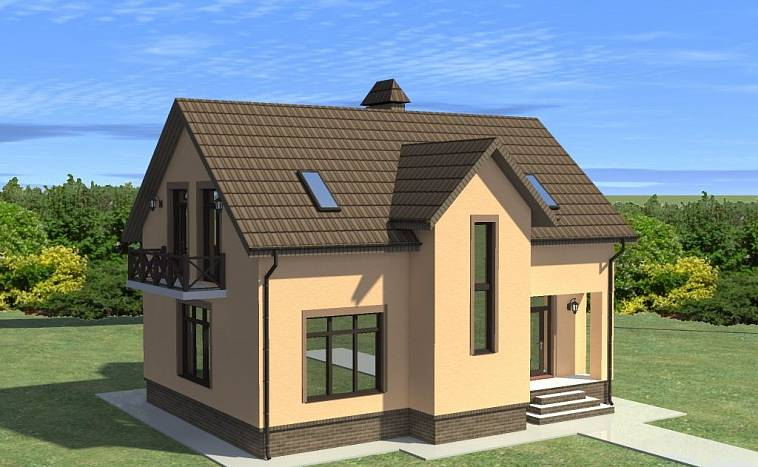
#> input picture task15/house.jpg, 758 x 467 px
$ python task15.py
#> lines starting #> are read from the running program, lines starting #| are printed output that depends on the picture; after the words box and inside, x2 and y2 are one past the last pixel; in counts of white or black regions, pixels touching at a corner belong together
import cv2 as cv
import numpy as np
from matplotlib import pyplot as plt

"""
Использовать детектор углов Харриса и детектор особых точек Ши-Томаси, исследовать влияние преобразований изображений
(аффинные и перспективные преобразования, изменение яркости, контраста), а также параметров алгоритмов на результаты
обнаружения локальных особенностей
"""


# Corner detection

def cornerHarris(img, val):
    src_gray = cv.cvtColor(img, cv.COLOR_BGR2GRAY)
    src_gray = cv.blur(src_gray, (5, 5))
    thresh = val
    # Detector parameters
    blockSize = 2
    apertureSize = 3
    k = 0.05

    # Detecting corners
    dst = cv.cornerHarris(src_gray, blockSize, apertureSize, k)

    # Normalizing
    dst = cv.dilate(dst, None)
    # Threshold for an optimal value, it may vary depending on the image.
    img[dst > 0.01 * dst.max()] = [0, 0, 255]

    return img


def Shi_Tomasi(img, val):
    gray = cv.cvtColor(img, cv.COLOR_BGR2GRAY)
    corners = cv.goodFeaturesToTrack(gray, val, 0.01, 15)
    corners = np.int0(corners)
    for i in corners:
        x, y = i.ravel()
        cv.circle(img, (x, y), 2, (255, 0, 0), -1)
    return img


src1 = cv.imread("house.jpg")
#> src1 is the input picture: shape (467, 758, 3); mean B, G, R 137.5, 138, 125.3
src2 = cv.imread("room.jpg")
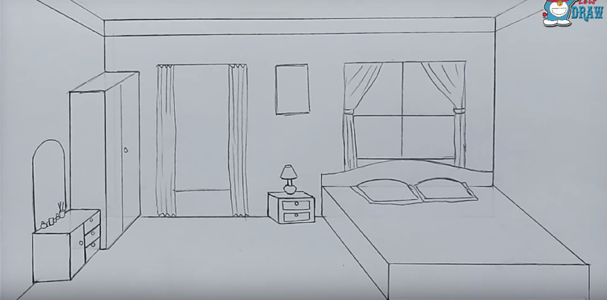
#> input picture task15/room.jpg, 607 x 300 px
#> src2 is the input picture: shape (300, 607, 3); mean B, G, R 186.6, 179.5, 174

max_thresh = 255
thresh = 220  # initial threshold

cv.imwrite("corners_orig1.jpg", cornerHarris(src1.copy(), thresh))
#> in cornerHarris, `img[dst > 0.01 * dst.max()] = [0, 0, 255]`: img: shape (467, 758, 3); 2.59% of pixels changed, all inside (x1, y1, x2, y2) = (0, 80, 755, 467)
cv.imwrite("corners_orig2.jpg", cornerHarris(src2.copy(), thresh))
#> in cornerHarris (call 2), `img[dst > 0.01 * dst.max()] = [0, 0, 255]`: img: shape (300, 607, 3); 3.45% of pixels changed, all inside (x1, y1, x2, y2) = (31, 0, 603, 300)

cv.imwrite("shi_orig1.jpg", Shi_Tomasi(src1.copy(), 100))
#> in Shi_Tomasi, `corners = cv.goodFeaturesToTrack(gray, val, 0.01, 15)`: corners = 100 rows, first 8: [612, 404], [530, 391], [574, 305], [703, 194], [586, 396], [67, 180], [587, 293], [85, 255]
#> the loop in Shi_Tomasi, `for i in corners:` made 100 passes
#> (x, y) on passes 1 to 12: (612, 404), (530, 391), (574, 305), (703, 194), (586, 396), (67, 180), (587, 293), (85, 255), (606, 379), (716, 266), (704, 284), (435, 414)
#> after the loop in Shi_Tomasi, `for i in corners:`: img: shape (467, 758, 3); 0.37% of pixels changed, all inside (x1, y1, x2, y2) = (0, 78, 751, 462)
cv.imwrite("shi_orig2.jpg", Shi_Tomasi(src2.copy(), 60))
#> in Shi_Tomasi (call 2), `corners = cv.goodFeaturesToTrack(gray, val, 0.01, 15)`: corners = 60 rows, first 8: [291, 179], [69, 233], [35, 280], [69, 92], [104, 20], [268, 192], [86, 245], [315, 216]
#> the loop in Shi_Tomasi (call 2), `for i in corners:` made 60 passes
#> (x, y) on passes 1 to 12: (291, 179), (69, 233), (35, 280), (69, 92), (104, 20), (268, 192), (86, 245), (315, 216), (104, 91), (545, 21), (51, 224), (243, 214)
#> after the loop in Shi_Tomasi (call 2), `for i in corners:`: img: shape (300, 607, 3); 0.43% of pixels changed, all inside (x1, y1, x2, y2) = (33, 0, 605, 283)

plt.show()

# Transformation Affine

srcTri = np.array([[0, 0], [src1.shape[1] - 1, 0], [0, src1.shape[0] - 1]]).astype(np.float32)
#> srcTri = [[0, 0], [757, 0], [0, 466]]
dstTri = np.array([[0, src1.shape[1] * 0.1], [src1.shape[1] * 0.85, src1.shape[0] * 0.25],
                   [src1.shape[1] * 0.15, src1.shape[0] * 0.7]]).astype(np.float32)
warp_mat = cv.getAffineTransform(srcTri, dstTri)
#> warp_mat = [[0.851, 0.244, 0], [0.0541, 0.539, 75.8]]
warp_dst = cv.warpAffine(src1, warp_mat, (src1.shape[1], src1.shape[0]))

srcTri2 = np.array([[0, 0], [src2.shape[1] - 1, 0], [0, src2.shape[0] - 1]]).astype(np.float32)
#> srcTri2 = [[0, 0], [606, 0], [0, 299]]
dstTri2 = np.array([[0, src2.shape[1] * 0.1], [src2.shape[1] * 0.85, src2.shape[0] * 0.25],
                    [src2.shape[1] * 0.15, src2.shape[0] * 0.7]]).astype(np.float32)
#> dstTri2 = [[0, 60.7], [516, 75], [91.05, 210]]
warp_mat2 = cv.getAffineTransform(srcTri2, dstTri2)
#> warp_mat2 = [[0.851, 0.305, 0], [0.0236, 0.499, 60.7]]
warp_dst2 = cv.warpAffine(src2, warp_mat2, (src2.shape[1], src2.shape[0]))
prespect_dst2 = cv.warpAffine(src1, warp_mat, (src1.shape[1], src1.shape[0]))

cv.imwrite("corners_wrap1.jpg", cornerHarris(warp_dst.copy(), thresh))
#> in cornerHarris (call 3), `img[dst > 0.01 * dst.max()] = [0, 0, 255]`: img: shape (467, 758, 3); mean B, G, R 60.5, 60.4, 57.1
cv.imwrite("corners_wrap2.jpg", cornerHarris(warp_dst2.copy(), thresh))
#> in cornerHarris (call 4), `img[dst > 0.01 * dst.max()] = [0, 0, 255]`: img: shape (300, 607, 3); mean B, G, R 77.6, 74.7, 73

cv.imwrite("shi_wrap1.jpg", Shi_Tomasi(warp_dst.copy(), 100))
#> call 3 of Shi_Tomasi, with val = 100
#> in Shi_Tomasi (call 3), `corners = cv.goodFeaturesToTrack(gray, val, 0.01, 15)`: corners = 100 rows, first 8: [571, 266], [608, 312], [327, 320], [547, 316], [333, 151], [551, 335], [525, 265], [581, 253]
#> the loop in Shi_Tomasi (call 3), `for i in corners:` made 100 passes
#> (x, y) on passes 1 to 12: (571, 266), (608, 312), (327, 320), (547, 316), (333, 151), (551, 335), (525, 265), (581, 253), (108, 177), (73, 235), (298, 241), (173, 139)
#> after the loop in Shi_Tomasi (call 3), `for i in corners:`:
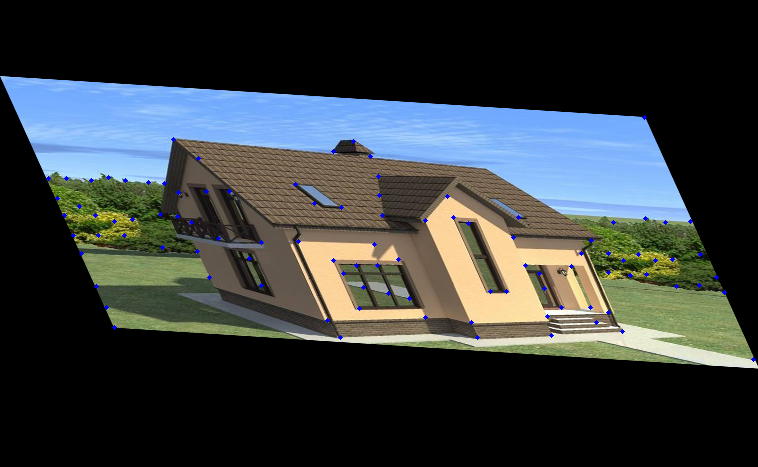
#> img: shape (467, 758, 3); mean B, G, R 61.9, 61.1, 55.4
cv.imwrite("shi_wrap2.jpg", Shi_Tomasi(warp_dst2.copy(), 60))
#> call 4 of Shi_Tomasi, with val = 60
#> in Shi_Tomasi (call 4), `corners = cv.goodFeaturesToTrack(gray, val, 0.01, 15)`: corners = 60 rows, first 8: [2, 62], [288, 164], [516, 75], [466, 80], [144, 180], [87, 108], [145, 199], [334, 178]
#> the loop in Shi_Tomasi (call 4), `for i in corners:` made 60 passes
#> (x, y) on passes 1 to 12: (2, 62), (288, 164), (516, 75), (466, 80), (144, 180), (87, 108), (145, 199), (334, 178), (91, 210), (160, 187), (473, 163), (255, 100)
#> after the loop in Shi_Tomasi (call 4), `for i in corners:`:
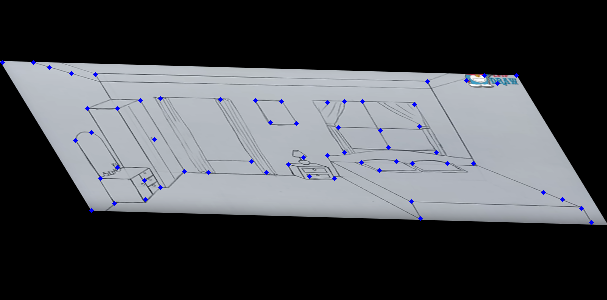
#> img: shape (300, 607, 3); mean B, G, R 78.4, 74.4, 72.1

# Transformation Perspective

dst1 = np.array([
    [0, 0],
    [src1.shape[1], 0],
    [src1.shape[1] - 100, src1.shape[0] - 10],
    [60, src1.shape[0] - 100]], dtype="float32")

src_p1 = np.array([
    [0, 0],
    [src1.shape[1], 0],
    [src1.shape[1], src1.shape[0]],
    [0, src1.shape[0]]], dtype="float32")

dst2 = np.array([
    [0, 0],
    [src2.shape[1], 0],
    [src2.shape[1] - 100, src2.shape[0] - 10],
    [60, src2.shape[0] - 100]], dtype="float32")

src_p2 = np.array([
    [0, 0],
    [src2.shape[1], 0],
    [src2.shape[1], src2.shape[0]],
    [0, src2.shape[0]]], dtype="float32")

M1 = cv.getPerspectiveTransform(src_p1, dst1)
#> M1 = [[0.758, 0.158, 0], [0, 0.964, 0], [-0.000319, 0.000486, 1]]
perspective1 = cv.warpPerspective(src1, M1, (src1.shape[1], src1.shape[0]))

M2 = cv.getPerspectiveTransform(src_p2, dst2)
#> M2 = [[0.606, 0.254, 0], [0, 0.847, 0], [-0.000649, 0.000899, 1]]
perspective2 = cv.warpPerspective(src2, M2, (src2.shape[1], src2.shape[0]))

cv.imwrite("corners_perspect1.jpg", cornerHarris(perspective1.copy(), thresh))
#> in cornerHarris (call 5), `src_gray = cv.blur(src_gray, (5, 5))`:
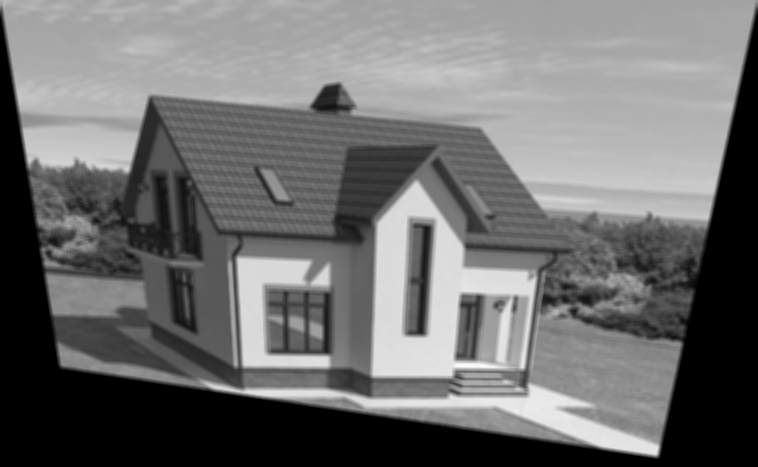
#> src_gray: shape (467, 758); min 0, max 252, mean 110.3
#> in cornerHarris (call 5), `img[dst > 0.01 * dst.max()] = [0, 0, 255]`: img: shape (467, 758, 3); mean B, G, R 118.4, 112, 102.2
cv.imwrite("corners_perspect2.jpg", cornerHarris(perspective2.copy(), thresh))
#> in cornerHarris (call 6), `dst = cv.cornerHarris(src_gray, blockSize, apertureSize, k)`:
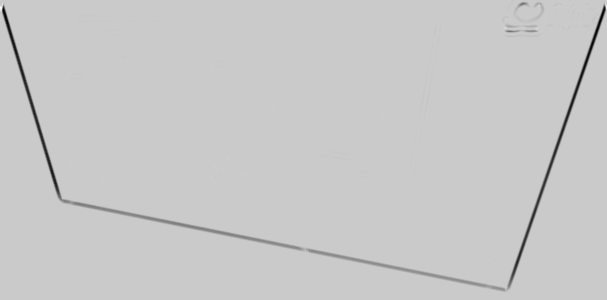
#> dst: shape (300, 607) float32; min -0.000453, max 0.000116, mean -4.56e-06; drawn with min black and max white
#> in cornerHarris (call 6), `img[dst > 0.01 * dst.max()] = [0, 0, 255]`: img: shape (300, 607, 3); mean B, G, R 132.3, 127.3, 125.6

cv.imwrite("shi_perspect1.jpg", Shi_Tomasi(perspective1.copy(), 100))
#> in Shi_Tomasi (call 5), `corners = cv.goodFeaturesToTrack(gray, val, 0.01, 15)`: corners = 100 rows, first 8: [657, 456], [527, 389], [454, 369], [236, 366], [648, 215], [524, 369], [514, 296], [83, 162]
#> the loop in Shi_Tomasi (call 5), `for i in corners:` made 100 passes
#> (x, y) on passes 1 to 12: (657, 456), (527, 389), (454, 369), (236, 366), (648, 215), (524, 369), (514, 296), (83, 162), (413, 225), (500, 305), (461, 294), (242, 388)
#> after the loop in Shi_Tomasi (call 5), `for i in corners:`:
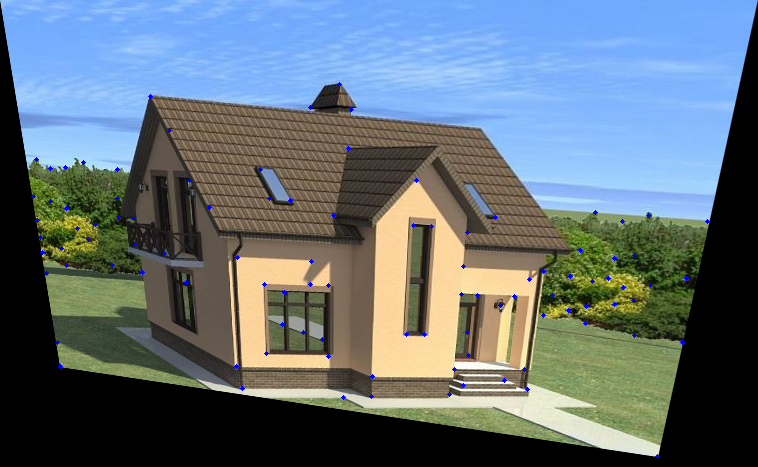
#> img: shape (467, 758, 3); mean B, G, R 120.3, 113.3, 99.8
cv.imwrite("shi_perspect2.jpg", Shi_Tomasi(perspective2.copy(), 60))
#> in Shi_Tomasi (call 6), `corners = cv.goodFeaturesToTrack(gray, val, 0.01, 15)`: corners = 60 rows, first 8: [63, 75], [506, 289], [538, 28], [67, 166], [225, 159], [212, 179], [72, 18], [87, 169]
#> the loop in Shi_Tomasi (call 6), `for i in corners:` made 60 passes
#> (x, y) on passes 1 to 12: (63, 75), (506, 289), (538, 28), (67, 166), (225, 159), (212, 179), (72, 18), (87, 169), (306, 248), (248, 185), (108, 180), (85, 76)
#> i on passes 43 to 48: [[437, 21]], [[596, 9]], [[372, 158]], [[305, 67]], [[346, 67]], [[239, 104]]
#> after the loop in Shi_Tomasi (call 6), `for i in corners:`:
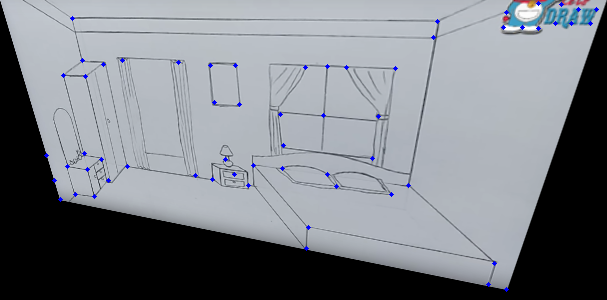
#> img: shape (300, 607, 3); mean B, G, R 134.3, 128.2, 124.1
